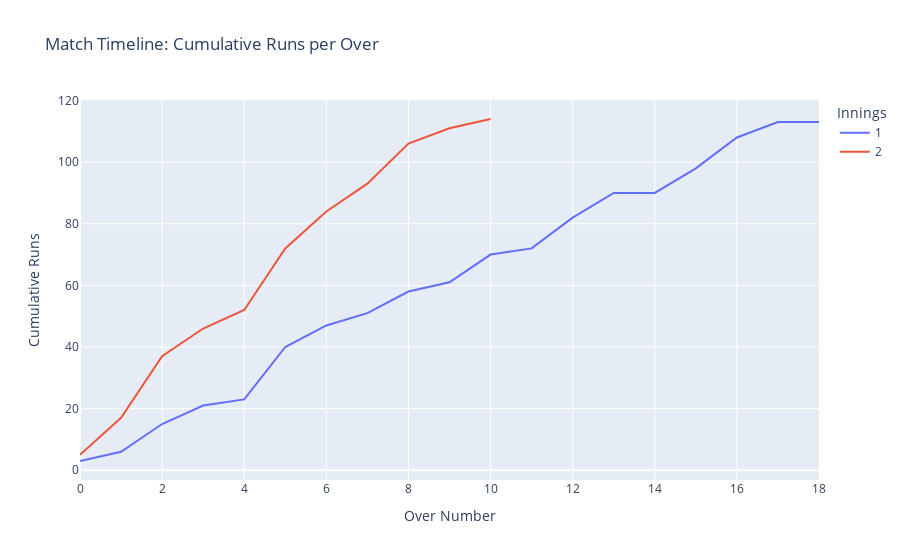

Write notebook code for a chart like this one.
### Markdown cell above
## 1. Match Timeline Analysis

### Code cell
# Calculate cumulative runs per over
runs_timeline = deliveries_df.filter('match_id == 1426312').groupBy('inning', 'over') \
    .agg(F.sum('total_runs').alias('runs_in_over')) \
    .orderBy('inning', 'over')

# Convert to Pandas for plotting
runs_timeline_pd = runs_timeline.toPandas()
runs_timeline_pd['cumulative_runs'] = runs_timeline_pd.groupby('inning')['runs_in_over'].cumsum()

# Create the plot
fig = px.line(runs_timeline_pd, x='over', y='cumulative_runs', color='inning',
              title='Match Timeline: Cumulative Runs per Over',
              labels={'over': 'Over Number', 'cumulative_runs': 'Cumulative Runs', 'inning': 'Innings'})
fig.show()

### Figure 1 — Plotly figure (JSON) as saved in the notebook; plotly's stock layout.template omitted (floating-point values rounded to 4 significant figures)
{"data": [{"hovertemplate": "Innings=1<br>Over Number=%{x}<br>Cumulative Runs=%{y}<extra></extra>", "legendgroup": "1", "line": {"color": "#636efa", "dash": "solid"}, "marker": {"symbol": "circle"}, "mode": "lines", "name": "1", "orientation": "v", "showlegend": true, "type": "scatter", "x": [0, 1, 2, 3, 4, 5, 6, 7, 8, 9, 10, 11, 12, 13, 14, 15, 16, 17, 18], "xaxis": "x", "y": [3, 6, 15, 21, 23, 40, 47, 51, 58, 61, 70, 72, 82, 90, 90, 98, 108, 113, 113], "yaxis": "y"}, {"hovertemplate": "Innings=2<br>Over Number=%{x}<br>Cumulative Runs=%{y}<extra></extra>", "legendgroup": "2", "line": {"color": "#EF553B", "dash": "solid"}, "marker": {"symbol": "circle"}, "mode": "lines", "name": "2", "orientation": "v", "showlegend": true, "type": "scatter", "x": [0, 1, 2, 3, 4, 5, 6, 7, 8, 9, 10], "xaxis": "x", "y": [5, 17, 37, 46, 52, 72, 84, 93, 106, 111, 114], "yaxis": "y"}], "layout": {"legend": {"title": {"text": "Innings"}, "tracegroupgap": 0}, "title": {"text": "Match Timeline: Cumulative Runs per Over"}, "xaxis": {"anchor": "y", "domain": [0, 1], "title": {"text": "Over Number"}}, "yaxis": {"anchor": "x", "domain": [0, 1], "title": {"text": "Cumulative Runs"}}}}
